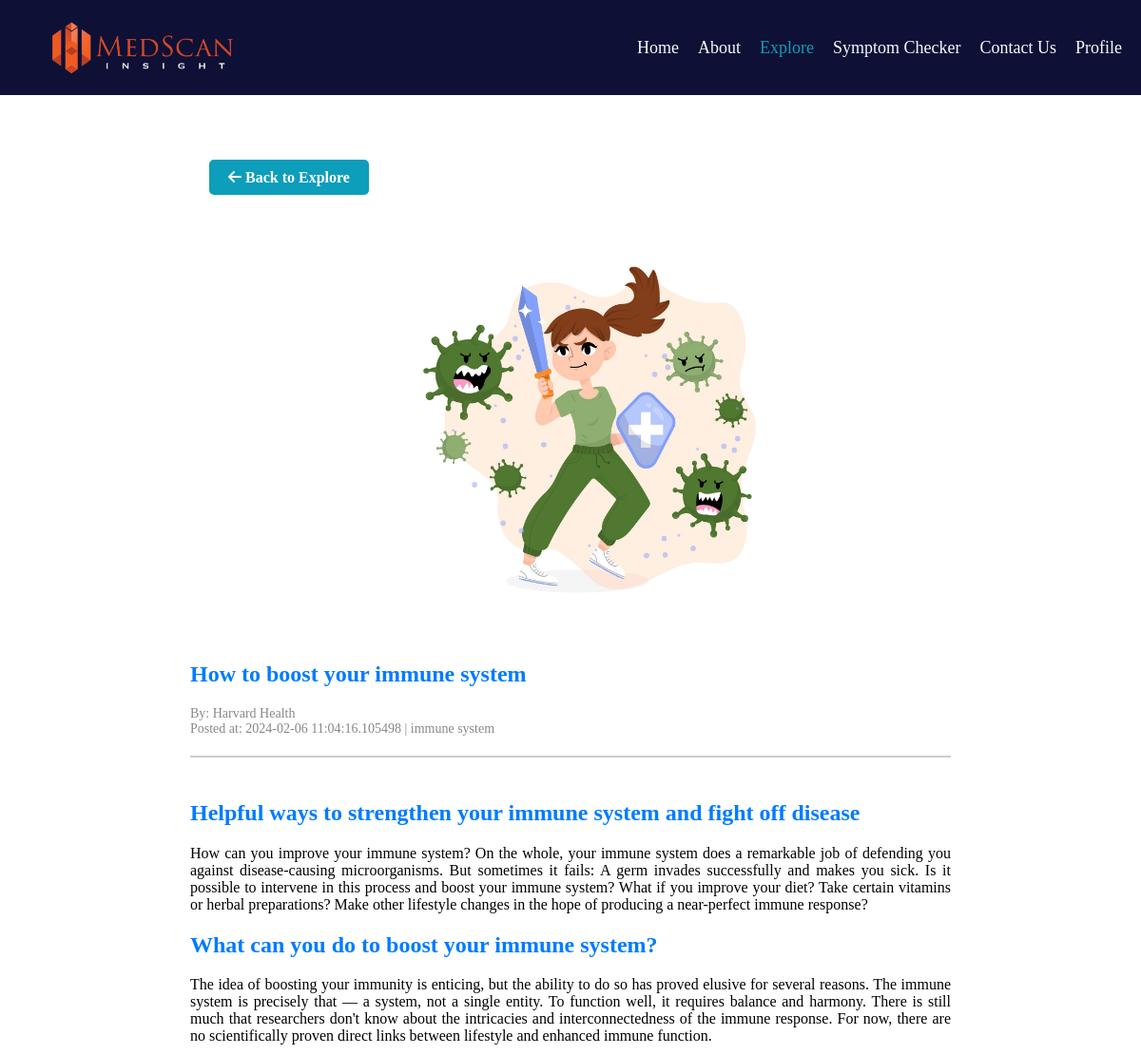
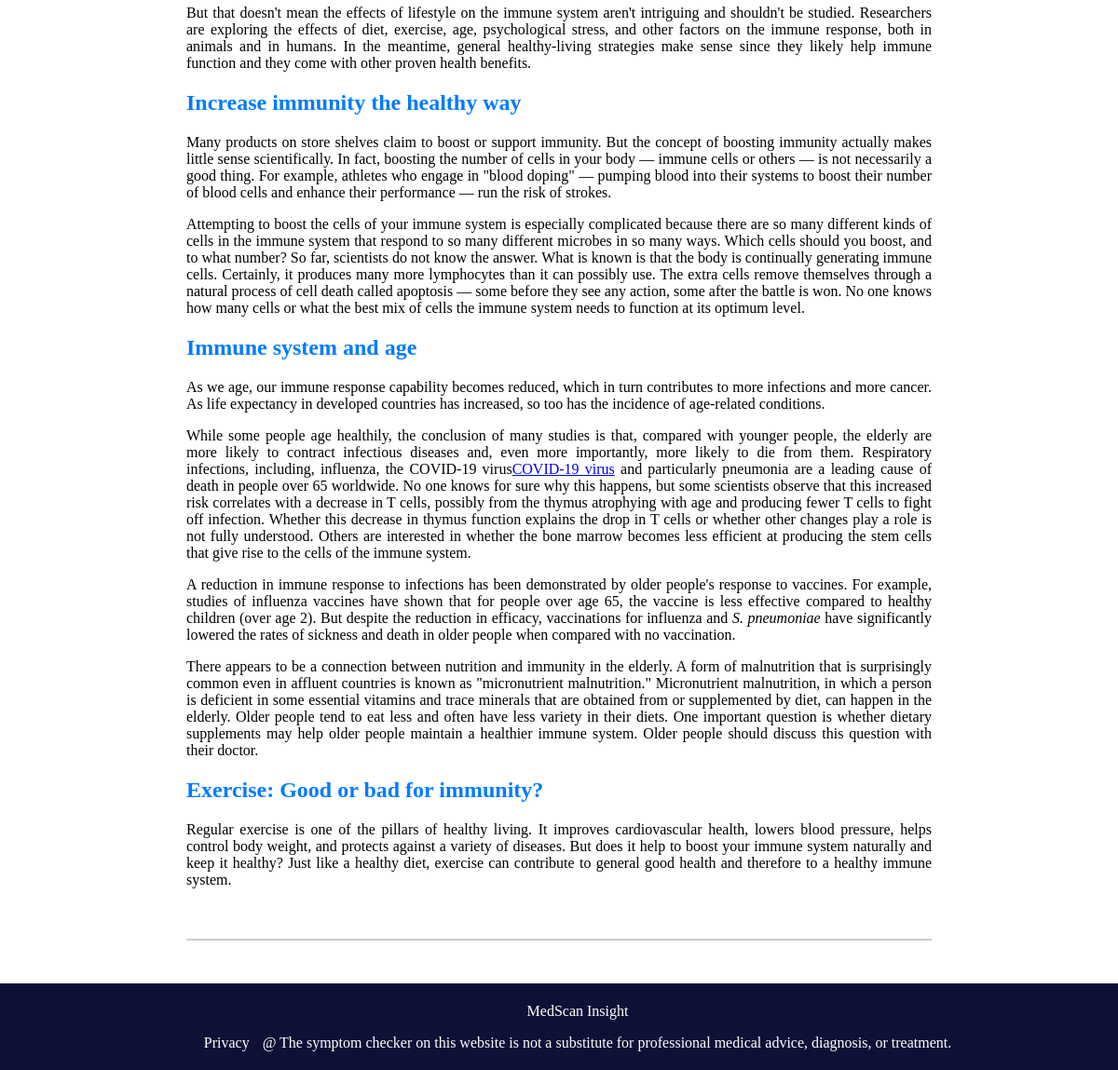
Screenshot of /post/3 (signed in) with the database file from the repository (2 pictures, top to bottom).
### model.py (models this page shows, shortened)
class Posts(db.Model):
    __tablename__ = 'blogpost'
    id = db.Column(db.Integer, primary_key=True)
    title = db.Column(db.String(255))
    content = db.Column(db.Text)
    author = db.Column(db.String(255))
    date_posted = db.Column(db.DateTime, default=datetime.utcnow)
    description = db.Column(db.Text)
    slug = db.Column(db.String(255))
    image_path = db.Column(db.String(255))

### blogpost.py (the view)
@blogpost.route('/post/<int:post_id>')
def show_post(post_id):
    active_page = 'explore'
    post = Posts.query.get_or_404(post_id)
    return render_template('posts.html', post=post, active_page=active_page)

### model.py (called while the page is built)
@login_manager.user_loader
def load_user(user_id):
    return User.query.get(user_id)

### templates/posts.html (shortened to what this page needs)
{% extends 'base.html' %}
{% block head %}
    <link rel="stylesheet" href="{{url_for('static', filename='css/posts.css')}}">
{% endblock %}
{% block body %}
    <br/>
    <div class="blog-post">
    <p class="read-more">
        <a href="/explore"><i class="fa-solid fa-arrow-left"></i>  Back to Explore</a>
    </p>
    <img src="{{ url_for('static', filename='images/' + post.image_path.split('/')[-1]) }}" alt="Blog Image">
    <h2>{{ post.title }}</h2>
    <div class="author">By: {{ post.author }}<br/>
    Posted at: {{ post.date_posted }} | {{ post.slug }} <hr>
    </div><br/>
    <div>
        {{ post.content | replace('\n', '\n') | safe }}
    </div>
        <hr><br/>
    </div>
{% endblock %}

### static/css/navigation_style.css (style rules this page uses)
body { display: flex; flex-direction: column; min-height: 100vh; margin: 0; overflow-x: hidden; }

### static/css/posts.css (style rules this page uses)
.blog-post { max-width: 800px; margin: 20px auto; text-align: left; border-radius: 8px; overflow: hidden; text-align: justify; }
img { width: 100%; height: 400px; object-fit: contain; padding:20px; }
h2 { color: #007bff; }
.author { font-size: 14px; color: #888; }
hr { border: 1px solid #ccc; margin-top: 20px; }
.read-more { text-align: left; margin-top: 20px; padding:20px; }
.read-more a { text-decoration: none; background-color: #0D9EBB; color: white; padding: 10px 20px; border-radius: 5px; font-weight: bold; }

### rows the page displays
Posts: image_path (picture), title "How to boost your immune system", author "Harvard Health", date_posted "2024-02-06 11:04:16.105498", slug "immune system", content "Helpful ways to strengthen your immune system and fight off disease How can you improve your immune system? On the whole, your immune system does a remarkable job of defending you against disease-causing microorganisms. But sometimes it fails: A germ invades successfully and makes you sick. Is it possible to intervene in this process and boost your immune system? What if you improve your diet? Take certain vitamins or herbal preparations? Make other lifestyle changes in the hope of producing a near-perfect immune response? What can you do to boost your immune system? The idea of boosting your immunity is enticing, but the ability to do so has proved elusive for several reasons. The immune…"
